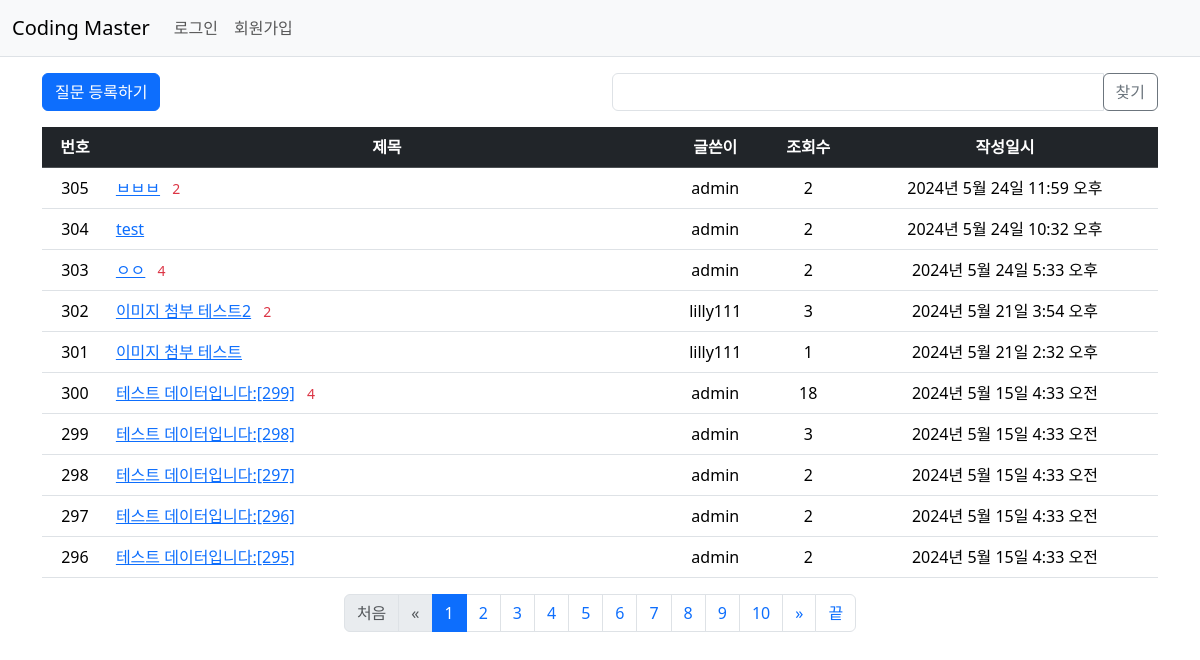
Screenshot of /cmapp/ with the database file from the repository.
### cmapp/models.py (models this page shows, shortened)
class Question(models.Model):
    author = models.ForeignKey(User, on_delete=models.CASCADE, related_name='author_question')
    subject = models.CharField(max_length=200)
    content = models.TextField()
    create_date = models.DateTimeField()
    modify_date = models.DateTimeField(null=True, blank=True)
    voter = models.ManyToManyField(User, related_name='voter_question') #추천인
    views = models.PositiveIntegerField(default=0) #조회수
    imgs = models.ImageField(null=True, upload_to="", blank=True) #첨부파일 이미지

### cmapp/views/base_views.py (the view, shortened to what this page needs)
# urls.py: path('', base_views.index, name='index'), #질문 목록(메인)
def index(request):
    page = request.GET.get('page', '1') #페이지
    kw = request.GET.get('kw', '') #검색어
    question_list = Question.objects.order_by('-create_date')
    paginator = Paginator(question_list, 10) #페이지 당 10개씩 보여주기
    page_obj = paginator.get_page(page)
    context = {'question_list': page_obj, 'page':page, 'kw':kw}
    return render(request, 'cmapp/question_list.html', context)

### cmapp/templatetags/cmapp_filter.py (called while the page is built)
@register.filter
def sub(value, arg):
    return value - arg

@register.filter
def div(value, arg):
    return value // arg

@register.filter
def mul(value, arg):
    return value * arg

### templates/cmapp/question_list.html (shortened to what this page needs)
{% extends 'base.html' %}
{% load cmapp_filter %}
{% block content %}
<div class="container my-3">
    <div class="row my-3">
        <div class="col-6">
            <a href="{% url 'cmapp:question_create' %}" class="btn btn-primary">질문 등록하기</a>
        </div>
        <div class="col-6">
            <div class="input-group">
                <input type="text" id="search_kw" class="form-control" value="{{ kw|default_if_none:'' }}">
                <div class="input-group-append">
                    <button class="btn btn-outline-secondary" type="button" id="btn_search">찾기</button>
                </div>
            </div>
        </div>
    </div>
    <table class="table">
        <thead>
            <tr class="text-center table-dark">
                <th>번호</th>
                <th style="width:50%">제목</th>
                <th>글쓴이</th>
                <th>조회수</th>
                <th>작성일시</th>
            </tr>
        </thead>
        <tbody>
        {% if question_list %}
        {% for question in question_list %}
            <tr class="text-center">
                <td>
                    {{ question_list.paginator.count|sub:question_list.start_index|sub:forloop.counter0|add:1 }}
                </td>
                <td class="text-start">
                    <a href="{% url 'cmapp:detail' question.id %}">{{ question.subject }}</a>
                    {% if question.answer_set.count > 0 %}
                    <span class="text-danger small mx-2">{{ question.answer_set.count }}</span>
                    {% endif %}
                </td>
                <td> {{ question.author.username }}</td>
                <td> {{ question.views }}</td>
                <td> {{ question.create_date }}</td>
            </tr>
            {% endfor %}
            {% else %}
            <tr>
                <td colspan="5">질문이 없습니다.</td>
            </tr>
        {% endif %}
        </tbody>
    </table>
    <ul class="pagination justify-content-center">
        {% if question_list.number != 1 %}
            <li class="page-item">
                <a class="page-link" data-page="1" href="javascript:void(0)">처음</a>
            </li>
        {% else %}
            <li class="page-item disabled">
                <a class="page-link" tabindex="-1" aria-disabled="true" href="javascript:void(0)">처음</a>
            </li>
        {% endif %}
        {% if question_list.has_previous %}
            <li class="page-item">
                <a class="page-link" data-page="{{ question_list.number|sub:10 }}" href="javascript:void(0)"><span aria-hidden="true">&laquo;</span></a>
            </li>
        {% else %}
            <li class="page-item disabled">
                <a class="page-link" tabindex="-1" aria-disabled="true" href="javascript:void(0)"><span aria-hidden="true">&laquo;</span></a>
            </li>
        {% endif %}
        {% for page_number in question_list.paginator.page_range %}
            {% if page_number > question_list.number|sub:1|div:10|mul:10 and page_number <= question_list.number|sub:1|div:10|add:1|mul:10 %}
                {% if page_number == question_list.number %}
                    <li class="page-item active" aria-current="page">
                        <a class="page-link" data-page="{{ page_number }}" href="javascript:void(0)">{{ page_number }}</a>
                    </li>
                {% else %}
                    <li class="page-item">
                        <a class="page-link" data-page="{{ page_number }}" href="javascript:void(0)">{{ page_number }}</a>
                    </li>
                {% endif %}
            {% endif %}
        {% endfor %}
        {% if question_list.has_next %}
            <li class="page-item">
                <a class="page-link" data-page="{{ question_list.number|sub:1|div:10|mul:10|add:11 }}" href="javascript:void(0)"><span aria-hidden="true">&raquo;</span></a>
            </li>
        {% else %}
            <li class="page-item disabled">
                <a class="page-link" tabindex="-1" aria-disabled="true" href="javascript:void(0)"><span aria-hidden="true">&raquo;</span></a>
            </li>
        {% endif %}
        {% if question_list.number != question_list.paginator.count|div:10|add:1 %}
            <li class="page-item">
                <a class="page-link" data-page="{{ question_list.paginator.count|div:10|add:1 }}" href="javascript:void(0)">끝</a>
            </li>
        {% else %}
            <li class="page-item disabled">
                <a class="page-link" tabindex="-1" aria-disabled="true" href="javascript:void(0)">끝</a>
            </li>
        {% endif %}
    </ul>
</div>
{% endblock %}

### rows the page displays
Question: paginator.count|sub "305", subject "ㅂㅂㅂ", answer_set.count "2", author.username "admin", views "2", create_date "2024년 5월 24일 11:59 오후"
Question: paginator.count|sub "304", subject "test", author.username "admin", views "2", create_date "2024년 5월 24일 10:32 오후"
Question: paginator.count|sub "303", subject "ㅇㅇ", answer_set.count "4", author.username "admin", views "2", create_date "2024년 5월 24일 5:33 오후"
Question: paginator.count|sub "302", subject "이미지 첨부 테스트2", answer_set.count "2", author.username "lilly111", views "3", create_date "2024년 5월 21일 3:54 오후"
Question: paginator.count|sub "301", subject "이미지 첨부 테스트", author.username "lilly111", views "1", create_date "2024년 5월 21일 2:32 오후"
Question: paginator.count|sub "300", subject "테스트 데이터입니다:[299]", answer_set.count "4", author.username "admin", views "18", create_date "2024년 5월 15일 4:33 오전"
Question: paginator.count|sub "299", subject "테스트 데이터입니다:[298]", author.username "admin", views "3", create_date "2024년 5월 15일 4:33 오전"
Question: paginator.count|sub "298", subject "테스트 데이터입니다:[297]", author.username "admin", views "2", create_date "2024년 5월 15일 4:33 오전"
Question: paginator.count|sub "297", subject "테스트 데이터입니다:[296]", author.username "admin", views "2", create_date "2024년 5월 15일 4:33 오전"
Question: paginator.count|sub "296", subject "테스트 데이터입니다:[295]", author.username "admin", views "2", create_date "2024년 5월 15일 4:33 오전"

### other values shown
{{ page_number }} "1"
{{ page_number }} "2" "3" "4" "5" "6" "7" "8" "9" "10"
